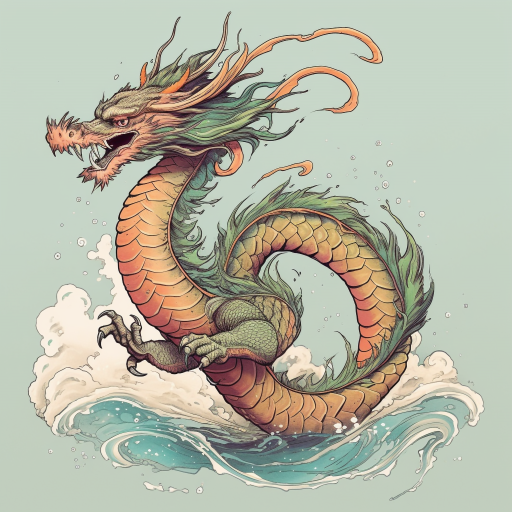
%> input picture Lab2/picture/Dragon.png, 1024 x 1024 px (shown at 1/2 size)
$ octave test_1.m   (GNU Octave 9; MATLAB toolbox functions it lacks are replaced by stand-ins)
%> lines starting %> are read from the running program, lines starting %| are printed output that depends on the picture
clc;
clear;

figure;

img = imread('picture/Dragon.png');
%> img is the input picture: size 1024x1024x3 uint8; mean R, G, B 181.7, 182.9, 165.8
subplot(2,3,1);
imshow(img);
title('原图');

%平移
img_1 = imtranslate(img,[52 34]);
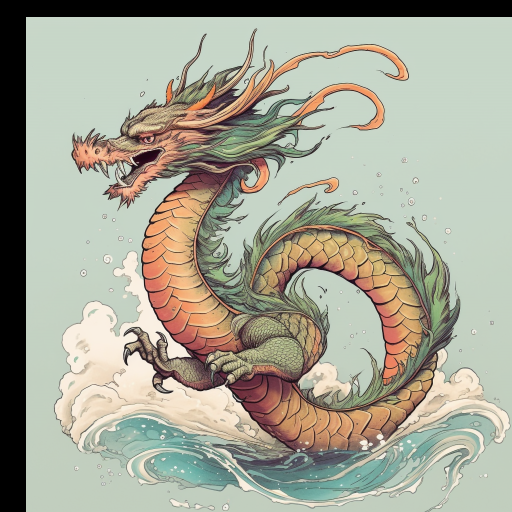
%> img_1: size 1024x1024x3 uint8 (shown at 1/2 size); mean R, G, B 165.6, 165.7, 149.9
subplot(2,3,2);
imshow(img_1);
title('平移');
imwrite(img_1,'result\translate.png')

%垂直镜像
img_2 = flipud(img);
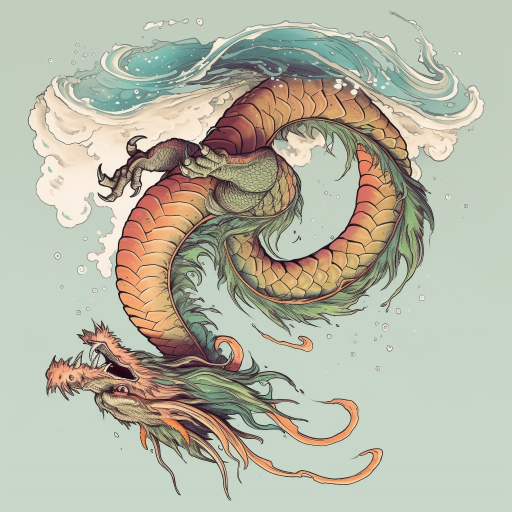
%> img_2: size 1024x1024x3 uint8 (shown at 1/2 size); mean R, G, B 181.7, 182.9, 165.8; mean of the top-left, top-right, bottom-left and bottom-right quarters 175.4, 169.5, 171.6, 190.6
subplot(2,3,3);
imshow(img_2);
title('垂直镜像')
imwrite(img_2,'result\flipud.png')

%水平镜像
img_3 = fliplr(img);
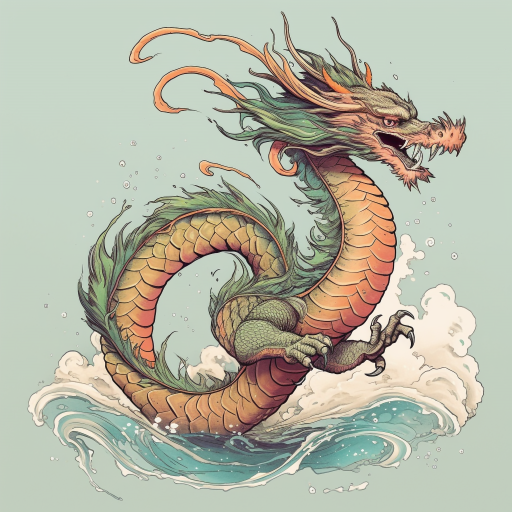
%> img_3: size 1024x1024x3 uint8 (shown at 1/2 size); mean R, G, B 181.7, 182.9, 165.8; mean of the top-left, top-right, bottom-left and bottom-right quarters 190.6, 171.6, 169.5, 175.4
subplot(2,3,4);
imshow(img_3);
title('水平镜像');
imwrite(img_3,'result\fliplr.png');

%缩放
img_4 = imresize(img,0.5);
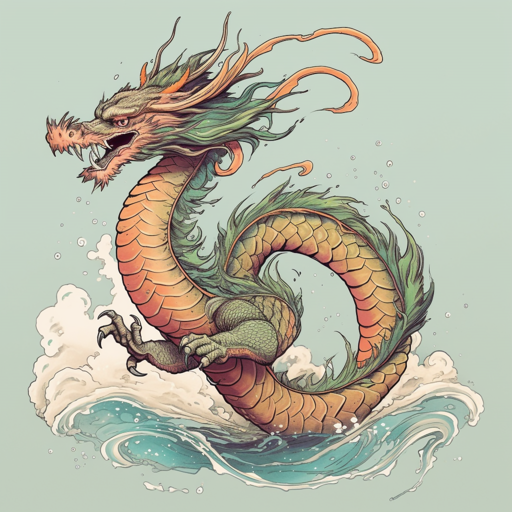
%> img_4: size 512x512x3 uint8; mean R, G, B 181.7, 182.9, 165.7
subplot(2,3,5);
imshow(img_4);
title('缩小');
imwrite(img_4,'result\resize.png');

%旋转
img_5 = imrotate(img,45);
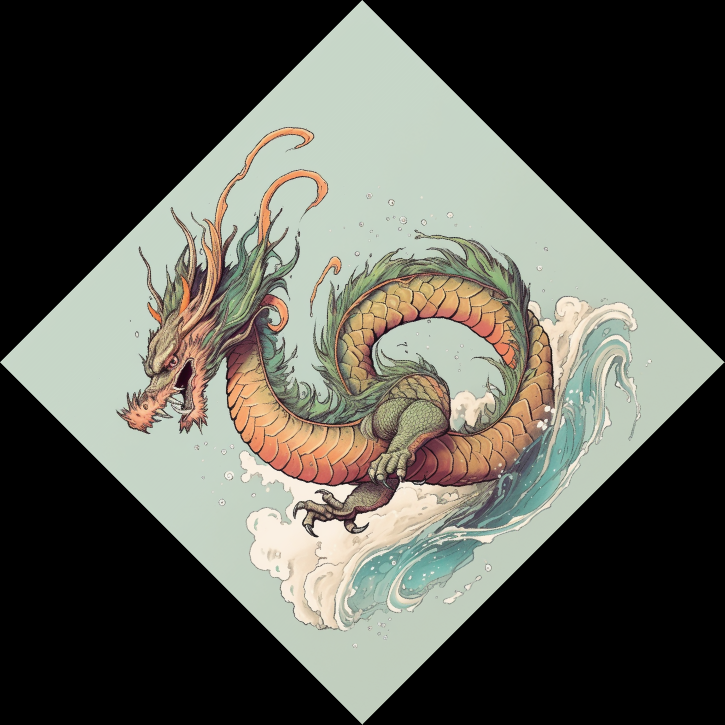
%> img_5: size 1449x1449x3 uint8 (shown at 1/2 size); mean R, G, B 90.9, 91.5, 82.9
subplot(2,3,6);
imshow(img_5);
title('旋转45°');
imwrite(img_5,'result\rotate.png');
